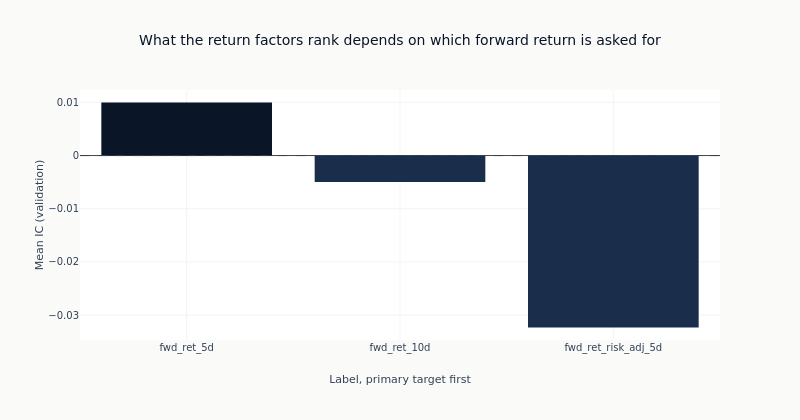

Notebook code for this chart:
### Markdown cell above
### The same decomposition against each target

One bar per label, on one axis, with the primary target first. The bars are the quantity the
downstream comparison uses; the axis is shared so the distance between them is readable rather
than each panel filling itself.

### Code cell
panel = catalog.with_columns(
    rank=pl.col("label").replace_strict(
        {label: index for index, label in enumerate(ordered_labels)}, return_dtype=pl.Int32
    )
).sort("rank")
fig = go.Figure(
    go.Bar(
        x=panel.get_column("label").to_list(),
        y=panel.get_column("ic_mean").to_list(),
        marker_color=[
            COLORS["blue"] if label == primary else COLORS["slate"]
            for label in panel.get_column("label")
        ],
        showlegend=False,
    )
)
fig.add_hline(y=0, line_width=1, line_dash="dash", line_color=COLORS["neutral"])
fig.update_yaxes(title_text="Mean IC (validation)")
fig.update_xaxes(title_text="Label, primary target first")
fig.update_layout(
    title="What the return factors rank depends on which forward return is asked for",
    height=420,
    width=800,
    margin=dict(t=90),
)
# Which side of zero each bar sits on is a fact about the frame, so the alt text reads it rather
# than asserting a shape the next run may not reproduce.
sides = "; ".join(
    f"{row['label']} {'above' if row['ic_mean'] > 0 else 'below'} zero"
    for row in panel.select("label", "ic_mean").iter_rows(named=True)
)
show_plotly_with_alt(
    fig,
    "Bar chart of mean validation information coefficient, one bar per label on one axis, with the "
    "primary target in dark navy first and the two variants in slate, and a dashed zero line. "
    f"Counted from the frame: {sides}.",
)

### Figure 1 — Plotly figure (JSON) as saved in the notebook; plotly's stock layout.template omitted (floating-point values rounded to 4 significant figures)
{"data": [{"marker": {"color": ["#0a1628", "#1a2d4a", "#1a2d4a"]}, "showlegend": false, "type": "bar", "x": ["fwd_ret_5d", "fwd_ret_10d", "fwd_ret_risk_adj_5d"], "y": [0.009975, -0.004988, -0.03233]}], "layout": {"height": 420, "margin": {"t": 90}, "shapes": [{"line": {"color": "#334155", "dash": "dash", "width": 1}, "type": "line", "x0": 0, "x1": 1, "xref": "x domain", "y0": 0, "y1": 0, "yref": "y"}], "title": {"text": "What the return factors rank depends on which forward return is asked for"}, "width": 800, "xaxis": {"title": {"text": "Label, primary target first"}}, "yaxis": {"title": {"text": "Mean IC (validation)"}}}}
